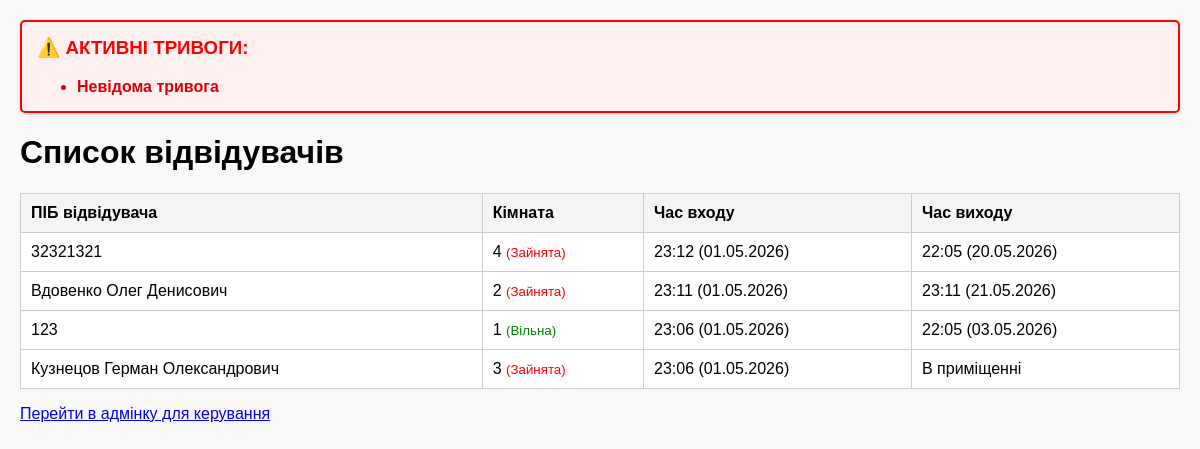
Before: /visitors/ with the older database file.
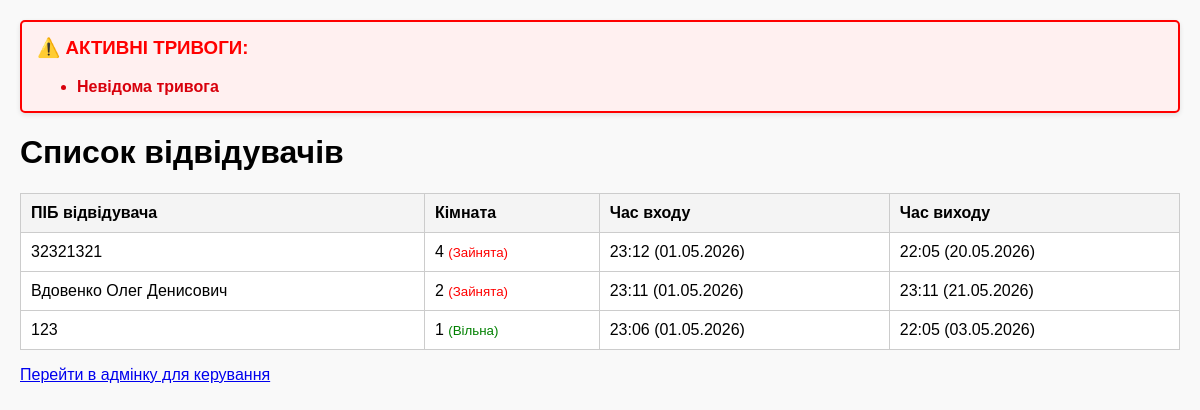
After: the same page with the newer database file.
### managment/models.py (models this page shows, shortened)
class Visitor(models.Model):
    full_name = models.CharField(max_length=255, verbose_name="ПІБ")
    room = models.ForeignKey(Room, on_delete=models.SET_NULL, null=True, blank=True, verbose_name="Кімната")
    entry_time = models.DateTimeField(auto_now_add=True, verbose_name="Час заходу")
    exit_time = models.DateTimeField(null=True, blank=True, verbose_name="Час виходу")

class Room(models.Model):
    number = models.CharField(max_length=10, unique=True, verbose_name="Номер приміщення")
    is_occupied = models.BooleanField(default=False, verbose_name="Технічний статус")
    @property
    def is_currently_occupied(self):
        now = timezone.now()
        active_visitor = self.visitor_set.filter(
            models.Q(exit_time__isnull=True) | models.Q(exit_time__gt=now)
        ).exists()
        active_booking = self.booking_set.filter(
            check_in__lte=now, check_out__gte=now
        ).exists()
        return active_visitor or active_booking

### managment/views.py (the view)
# urls.py: path('visitors/', visitor_list, name='visitor_list'),
def visitor_list(request):
    visitors = Visitor.objects.all().order_by('-entry_time')
    return render(request, 'managment/visitor_list.html', {
        'visitors': visitors,
    })

### managment/templates/managment/visitor_list.html (shortened to what this page needs)
<!DOCTYPE html>
<html lang="uk">
<head>
</head>
<body>
    <div id="emergency-alert-box">
        <h3 style="margin-top: 0; color: red;">⚠️ АКТИВНІ ТРИВОГИ:</h3>
        <ul id="alert-list"></ul>
    </div>
    <h1>Список відвідувачів</h1>
    <table>
        <thead>
            <tr>
                <th>ПІБ відвідувача</th>
                <th>Кімната</th>
                <th>Час входу</th>
                <th>Час виходу</th>
            </tr>
        </thead>
        <tbody>
            {% for visitor in visitors %}
            <tr>
                <td>{{ visitor.full_name }}</td>
                <td>
                    {{ visitor.room.number|default:"—" }}
                    {% if visitor.room %}
                        {% if visitor.room.is_currently_occupied %}
                            <small style="color: red;">(Зайнята)</small>
                        {% else %}
                            <small style="color: green;">(Вільна)</small>
                        {% endif %}
                    {% endif %}
                </td>
                <td>{{ visitor.entry_time|date:"H:i (d.m.Y)" }}</td>
                <td>{{ visitor.exit_time|date:"H:i (d.m.Y)"|default:"В приміщенні" }}</td>
            </tr>
            {% empty %}
            <tr><td colspan="4" style="text-align: center;">Журнал порожній</td></tr>
            {% endfor %}
        </tbody>
    </table>
    <p><a href="/admin/">Перейти в адмінку для керування</a></p>
</body>
</html>

Changed rows visible on the page:
removed Visitor: full_name "Кузнецов Герман Олександрович", room.number "3", shows "(Зайнята)", entry_time "23:06 (01.05.2026)", exit_time "В приміщенні"
